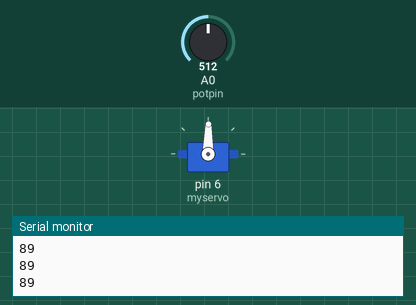
Simulated run of this sketch. Board: Arduino Uno, built with avr-gcc and run on an emulated ATmega328P. Parts: servo, the last lines printed to the serial monitor. The test bench sets the inputs (shaded band); at power-on: A0 (potpin) = 512.

Above: at 1.2 s.
1.3 s: A0 (potpin) set to 716
At 2.1 s:
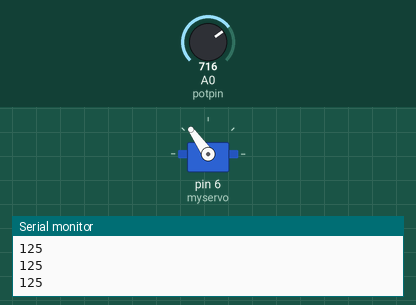
2.8 s: A0 (potpin) set to 900
At 3.6 s:
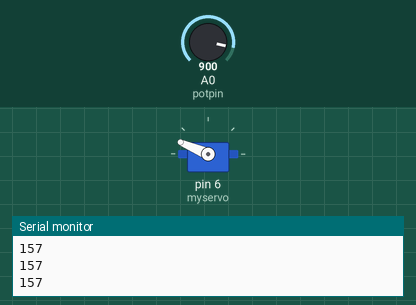
4.3 s: A0 (potpin) set to 1023
At 5.5 s:
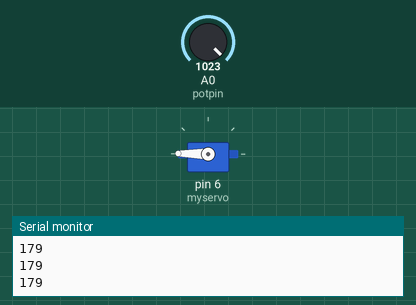
5.8 s: A0 (potpin) set to 306
At 6.7 s:
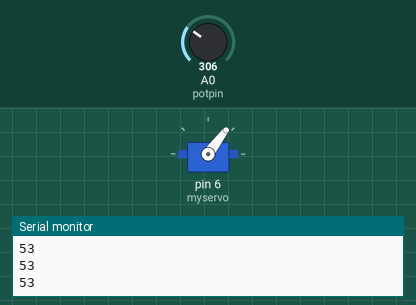
7.3 s: A0 (potpin) set to 122
At 8.0 s:
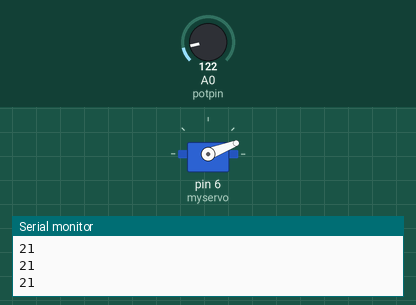
8.8 s: A0 (potpin) set to 511
At 9.3 s:
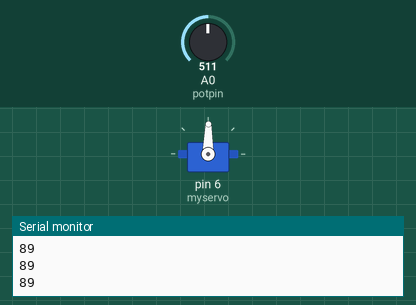
Timing chart, 0 to 11.3 s (numbered marks = the images above; inputs shaded):
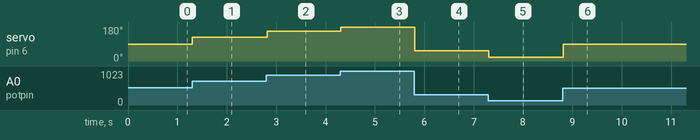

Measured:
- after the input at 1.3 s, servo on pin 6 (myservo): 89° → 125° at once
- after the input at 2.8 s, servo on pin 6 (myservo): 125° → 157° at once
- after the input at 4.3 s, servo on pin 6 (myservo): 157° → 179° at once
- after the input at 5.8 s, servo on pin 6 (myservo): 179° → 53° at once
- after the input at 7.3 s, servo on pin 6 (myservo): 53° → 21° at once
- after the input at 8.8 s, servo on pin 6 (myservo): 21° → 89° at once

The sketch:

servo.ino
```cpp
// Exemplo 5 - Acionando o Micro Servo TowerPro
// Apostila Eletrogate - KIT INTERMEDIATE

#include <Servo.h>      // usando bilbioteca Servo
Servo myservo;          // cria o objeto myservo
#define potpin A0        // define pino analógico A0
int val;                 // variavel inteiro

void setup()
{
  Serial.begin(9600);
  myservo.attach(6);     // configura pino D6 - controle do Servo
}

void loop()
{
  val = analogRead(potpin);             // leitura da tensão no pino A0
  val = map(val, 0, 1023, 0, 179);      // converte a leitura em números (0-179)
  Serial.println(val);
  myservo.write(val);                   // controle PWM do servo
  delay(15);                            // atraso de 15 milisegundos
}
```
